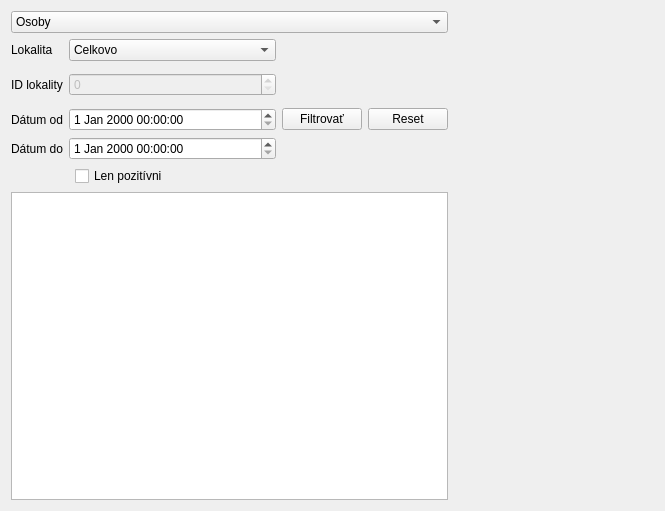
<?xml version="1.0" encoding="UTF-8"?>
<ui version="4.0">
 <class>Form_location_view</class>
 <widget class="QWidget" name="Form_location_view">
  <property name="geometry">
   <rect>
    <x>0</x>
    <y>0</y>
    <width>665</width>
    <height>511</height>
   </rect>
  </property>
  <property name="windowTitle">
   <string>Form</string>
  </property>
  <layout class="QGridLayout" name="gridLayout">
   <item row="1" column="0">
    <widget class="QLabel" name="label">
     <property name="text">
      <string>Lokalita</string>
     </property>
    </widget>
   </item>
   <item row="1" column="1" colspan="2">
    <widget class="QComboBox" name="comboBox">
     <property name="sizePolicy">
      <sizepolicy hsizetype="Expanding" vsizetype="Fixed">
       <horstretch>0</horstretch>
       <verstretch>0</verstretch>
      </sizepolicy>
     </property>
     <property name="currentIndex">
      <number>3</number>
     </property>
     <item>
      <property name="text">
       <string>Stanica</string>
      </property>
     </item>
     <item>
      <property name="text">
       <string>Kraj</string>
      </property>
     </item>
     <item>
      <property name="text">
       <string>Okres</string>
      </property>
     </item>
     <item>
      <property name="text">
       <string>Celkovo</string>
      </property>
     </item>
    </widget>
   </item>
   <item row="5" column="1" colspan="2">
    <widget class="QDateTimeEdit" name="dateTimeEdit">
     <property name="sizePolicy">
      <sizepolicy hsizetype="Expanding" vsizetype="Fixed">
       <horstretch>0</horstretch>
       <verstretch>0</verstretch>
      </sizepolicy>
     </property>
    </widget>
   </item>
   <item row="5" column="3">
    <widget class="QPushButton" name="pushButton">
     <property name="text">
      <string>Filtrovať</string>
     </property>
    </widget>
   </item>
   <item row="6" column="0">
    <widget class="QLabel" name="label_4">
     <property name="text">
      <string>Dátum do</string>
     </property>
    </widget>
   </item>
   <item row="5" column="0">
    <widget class="QLabel" name="label_3">
     <property name="text">
      <string>Dátum od</string>
     </property>
    </widget>
   </item>
   <item row="6" column="1" colspan="2">
    <widget class="QDateTimeEdit" name="dateTimeEdit_2">
     <property name="sizePolicy">
      <sizepolicy hsizetype="Expanding" vsizetype="Fixed">
       <horstretch>0</horstretch>
       <verstretch>0</verstretch>
      </sizepolicy>
     </property>
    </widget>
   </item>
   <item row="5" column="4">
    <widget class="QPushButton" name="pushButton_3">
     <property name="text">
      <string>Reset</string>
     </property>
    </widget>
   </item>
   <item row="3" column="0">
    <widget class="QLabel" name="label_2">
     <property name="text">
      <string>ID lokality</string>
     </property>
    </widget>
   </item>
   <item row="3" column="1" colspan="2">
    <widget class="QSpinBox" name="spinBox">
     <property name="enabled">
      <bool>false</bool>
     </property>
     <property name="sizePolicy">
      <sizepolicy hsizetype="Expanding" vsizetype="Fixed">
       <horstretch>0</horstretch>
       <verstretch>0</verstretch>
      </sizepolicy>
     </property>
    </widget>
   </item>
   <item row="0" column="0" colspan="5">
    <widget class="QComboBox" name="comboBox_2">
     <property name="sizePolicy">
      <sizepolicy hsizetype="Expanding" vsizetype="Fixed">
       <horstretch>0</horstretch>
       <verstretch>0</verstretch>
      </sizepolicy>
     </property>
     <item>
      <property name="text">
       <string>Osoby</string>
      </property>
     </item>
     <item>
      <property name="text">
       <string>Testy</string>
      </property>
     </item>
     <item>
      <property name="text">
       <string>Sumarizácia</string>
      </property>
     </item>
    </widget>
   </item>
   <item row="7" column="2">
    <widget class="QCheckBox" name="checkBox">
     <property name="sizePolicy">
      <sizepolicy hsizetype="Expanding" vsizetype="Fixed">
       <horstretch>0</horstretch>
       <verstretch>0</verstretch>
      </sizepolicy>
     </property>
     <property name="text">
      <string>Len pozitívni</string>
     </property>
    </widget>
   </item>
   <item row="0" column="5" rowspan="9">
    <widget class="QStackedWidget" name="stackedWidget">
     <property name="sizePolicy">
      <sizepolicy hsizetype="Expanding" vsizetype="Expanding">
       <horstretch>0</horstretch>
       <verstretch>0</verstretch>
      </sizepolicy>
     </property>
     <property name="currentIndex">
      <number>-1</number>
     </property>
    </widget>
   </item>
   <item row="8" column="0" colspan="5">
    <widget class="QTableView" name="tableView"/>
   </item>
  </layout>
 </widget>
 <resources/>
 <connections/>
</ui>
